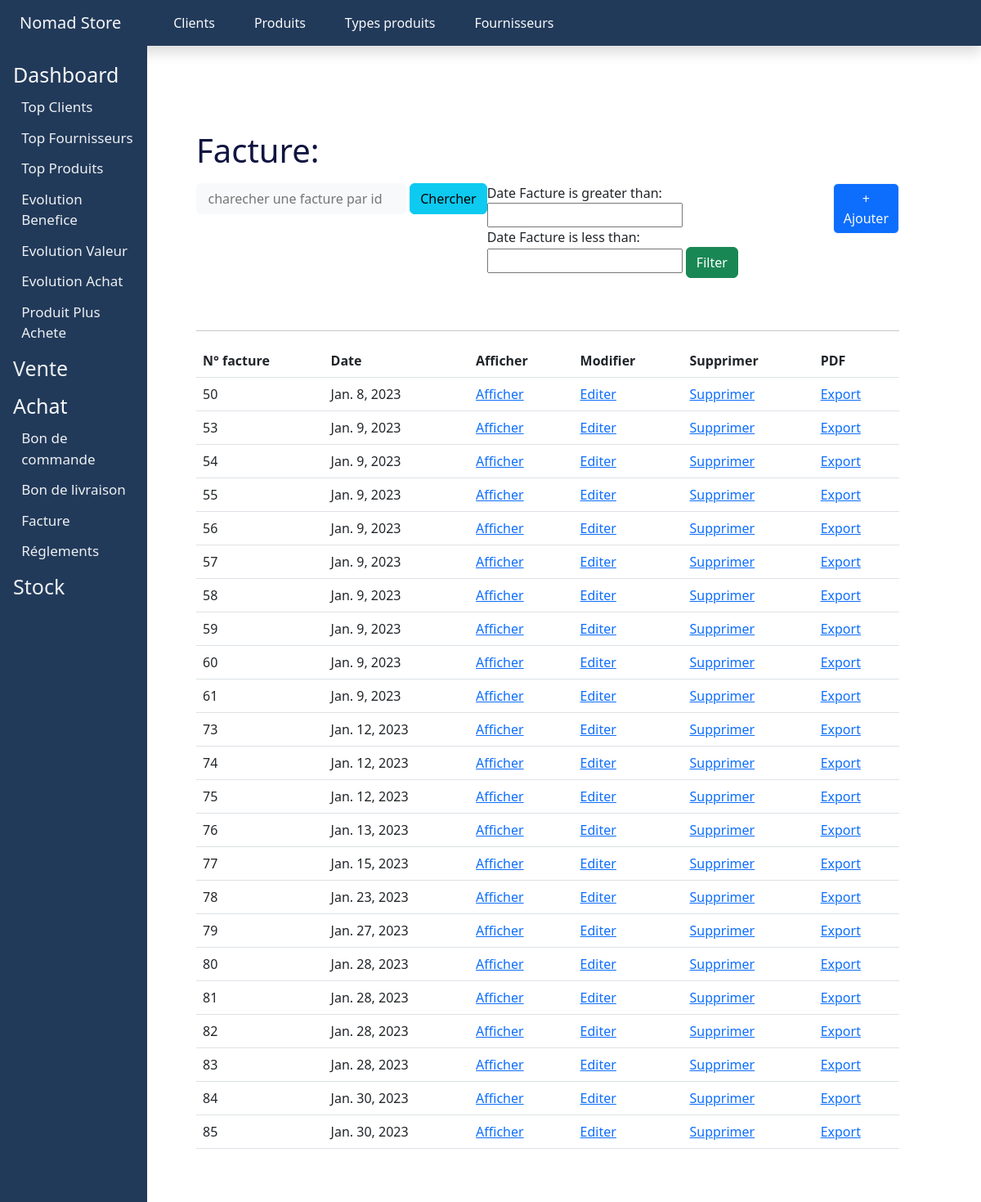
Screenshot of /achat/facture with the database file from the repository.
### application/models.py (models this page shows)
class Facture(models.Model):
    Remise_Facture = models.IntegerField(default=0)
    Date_Facture = models.DateField(auto_now_add= True)
    TVA = models.IntegerField(default=19)
    Fournisseurs = models.ForeignKey(Fournisseur, on_delete = models.CASCADE)
    produits = models.ManyToManyField('Product' , through='Etablire_facture')
    facture_payé = models.BooleanField(default=True)

### application/views.py (the view)
# urls.py: path('achat/facture' , views.afficher_facture , name='Facture'),                                            #affichage d'une liste des factures
def afficher_facture(request):                                                                            #Afficher les factures
    factures = Facture.objects.all()
    filter = FactureFilter(request.GET , queryset = factures)
    request.session.clear()
    return render(request,'Facture.html',{"factures":filter})

### application/templates/Facture.html (shortened to what this page needs)
<!DOCTYPE html>
<html>
  {% load static %}
  <head>
  </head>
  <body>
    {% include 'header.html' %}
    <section>
      <h1 class="items-list-title">Facture:</h1>
      <div class="d-flex justify-content-between pt-2 pb-5">
        <div class="d-flex justify-content-between">
          <form
            method="post"
            class="col-auto"
            action="{% url 'Chercher_facture' %}"
          >
            <input
              type="search"
              name="commande_chercher"
              class="col-auto btn btn-light"
              placeholder="charecher une facture par id"
            />
            <button class="col-auto btn btn-info" type="submit">
              Chercher
            </button>
          </form>
          <form method="get">
            {% csrf_token %} {{factures.form}}
            <button class="btn btn-success" type="submit">Filter</button>
          </form>
        </div>
        <div>
          <a
            class="col-auto col-auto-offset-9"
            href="{% url 'Ajouter_facture' %}"
            ><button class="btn btn-primary btn-outline-light">
              + Ajouter
            </button></a
          >
        </div>
      </div>
      <hr />
      <table class="table">
        <thead>
          <tr>
            <th>N° facture</th>
            <th scope="col">Date</th>
            <th scope="col">Afficher</th>
            <th scope="col">Modifier</th>
            <th scope="col">Supprimer</th>
            <th scope="col">PDF</th>
          </tr>
        </thead>
        <tbody>
          {% for facture in factures.qs %}
          <tr>
            <td>{{facture.id}}</td>
            <td>{{facture.Date_Facture}}</td>
            <td>
              <a href="{% url 'Afficher_facture' facture.id %}">Afficher</a>
            </td>
            <td>
              <a href="{% url 'Edit_facture' facture.id %}">Editer</a>
            </td>
            <td>
              <a href="{% url 'supp_facture' facture.id %}">Supprimer</a>
            </td>
            <td>
              <a href="{% url 'ExpFacture' facture.id %}">Export</a>
            </td>
          </tr>
          {% endfor %}
        </tbody>
      </table>
    </section>
  </body>
</html>

### application/static/css/style.css (style rules this page uses)
section { background-color: #fff; height: 80vh; width: 80%; overflow-y: scroll; border-radius: 10px; position: absolute; top: 110px; right: 50px; padding: 50px; }
.items-list-title { color: #101540; }

### rows the page displays
Facture: id "50", Date_Facture "Jan. 8, 2023"
Facture: id "53", Date_Facture "Jan. 9, 2023"
Facture: id "54", Date_Facture "Jan. 9, 2023"
Facture: id "55", Date_Facture "Jan. 9, 2023"
Facture: id "56", Date_Facture "Jan. 9, 2023"
Facture: id "57", Date_Facture "Jan. 9, 2023"
Facture: id "58", Date_Facture "Jan. 9, 2023"
Facture: id "59", Date_Facture "Jan. 9, 2023"
Facture: id "60", Date_Facture "Jan. 9, 2023"
Facture: id "61", Date_Facture "Jan. 9, 2023"
Facture: id "73", Date_Facture "Jan. 12, 2023"
Facture: id "74", Date_Facture "Jan. 12, 2023"
Facture: id "75", Date_Facture "Jan. 12, 2023"
Facture: id "76", Date_Facture "Jan. 13, 2023"
Facture: id "77", Date_Facture "Jan. 15, 2023"
Facture: id "78", Date_Facture "Jan. 23, 2023"
Facture: id "79", Date_Facture "Jan. 27, 2023"
Facture: id "80", Date_Facture "Jan. 28, 2023"
Facture: id "81", Date_Facture "Jan. 28, 2023"
Facture: id "82", Date_Facture "Jan. 28, 2023"
Facture: id "83", Date_Facture "Jan. 28, 2023"
Facture: id "84", Date_Facture "Jan. 30, 2023"
Facture: id "85", Date_Facture "Jan. 30, 2023"
